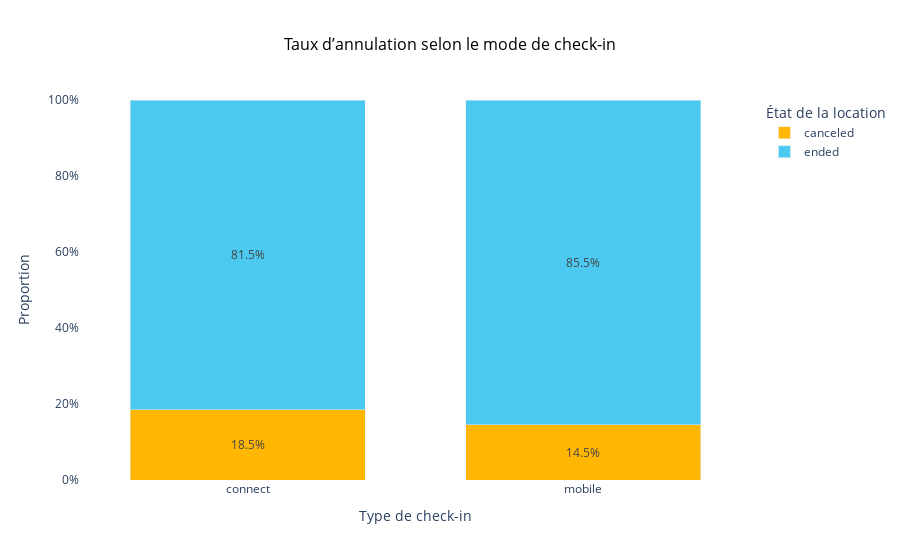

Source (notebook cell):
### Code cell
# Count number of rentals by check-in type and state
counts = df.groupby(["checkin_type", "state"]).size().reset_index(name="count")

# Pivot to get states as columns, then convert to row-wise proportions
table = counts.pivot(index="checkin_type", columns="state", values="count").fillna(
    0
)  # Fill missing combinations with 0

table = table.div(table.sum(axis=1), axis=0).reset_index()

# Convert to long format for Plotly
df_long = table.melt(  # Convert wide table to long format for easier visualization (e.g., Plotly)
    id_vars="checkin_type",
    var_name="État de la location",
    value_name="Proportion",
)

# Colors
color_map_duo = {
    "ended": "#4cc9f0",
    "canceled": "#ffb703",
}

# Stacked bar chart: cancellation rate by check-in mode
fig = px.bar(
    df_long,
    x="checkin_type",
    y="Proportion",
    color="État de la location",
    color_discrete_map=color_map_duo,
    text=df_long["Proportion"].apply(lambda x: f"{x * 100:.1f}%"),
    barmode="stack",
    title="Taux d’annulation selon le mode de check-in",
)

fig.update_layout(
    title=dict(x=0.5, xanchor="center", font=dict(size=16, color="black")),
    xaxis_title="Type de check-in",
    yaxis_title="Proportion",
    legend_title="État de la location",
    plot_bgcolor="white",
    yaxis=dict(tickformat=".0%", range=[0, 1]),
    bargap=0.3,
)

fig.update_traces(
    textposition="inside",
    insidetextanchor="middle",
    textfont_size=12,
)

fig.show()

### Figure 1 — Plotly figure (JSON) as saved in the notebook; plotly's stock layout.template omitted (floating-point values rounded to 4 significant figures)
{"data": [{"alignmentgroup": "True", "hovertemplate": "État de la location=canceled<br>checkin_type=%{x}<br>Proportion=%{y}<br>text=%{text}<extra></extra>", "insidetextanchor": "middle", "legendgroup": "canceled", "marker": {"color": "#ffb703", "pattern": {"shape": ""}}, "name": "canceled", "offsetgroup": "canceled", "orientation": "v", "showlegend": true, "text": ["18.5%", "14.5%"], "textfont": {"size": 12}, "textposition": "inside", "type": "bar", "x": ["connect", "mobile"], "xaxis": "x", "y": [0.1853, 0.1451], "yaxis": "y"}, {"alignmentgroup": "True", "hovertemplate": "État de la location=ended<br>checkin_type=%{x}<br>Proportion=%{y}<br>text=%{text}<extra></extra>", "insidetextanchor": "middle", "legendgroup": "ended", "marker": {"color": "#4cc9f0", "pattern": {"shape": ""}}, "name": "ended", "offsetgroup": "ended", "orientation": "v", "showlegend": true, "text": ["81.5%", "85.5%"], "textfont": {"size": 12}, "textposition": "inside", "type": "bar", "x": ["connect", "mobile"], "xaxis": "x", "y": [0.8147, 0.8549], "yaxis": "y"}], "layout": {"bargap": 0.3, "barmode": "stack", "legend": {"title": {"text": "État de la location"}, "tracegroupgap": 0}, "plot_bgcolor": "white", "title": {"font": {"color": "black", "size": 16}, "text": "Taux d’annulation selon le mode de check-in", "x": 0.5, "xanchor": "center"}, "xaxis": {"anchor": "y", "domain": [0, 1], "title": {"text": "Type de check-in"}}, "yaxis": {"anchor": "x", "domain": [0, 1], "range": [0, 1], "tickformat": ".0%", "title": {"text": "Proportion"}}}}
